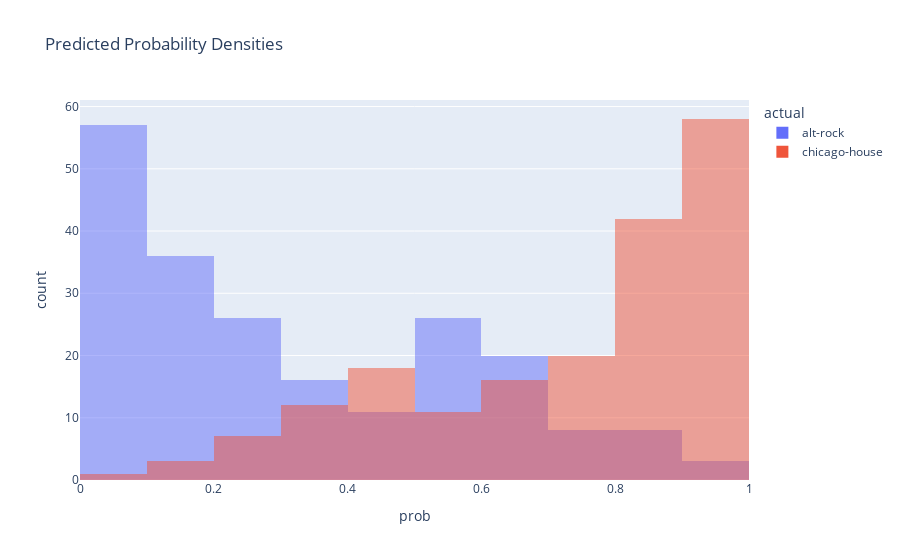

The cell this chart's notebook holds for it:
### Code cell
# Predicted probability densities 
px.histogram(pred_val, x="prob", color="actual", opacity=0.5, barmode="overlay", title="Predicted Probability Densities")

### Figure 1 — Plotly figure (JSON) as saved in the notebook; plotly's stock layout.template omitted (floating-point values rounded to 4 significant figures; data arrays with more than 128 entries replaced by an {"elided": "..."} marker saying what was removed)
{"data": [{"alignmentgroup": "True", "bingroup": "x", "hovertemplate": "actual=alt-rock<br>prob=%{x}<br>count=%{y}<extra></extra>", "legendgroup": "alt-rock", "marker": {"color": "#636efa", "opacity": 0.5, "pattern": {"shape": ""}}, "name": "alt-rock", "offsetgroup": "alt-rock", "orientation": "v", "showlegend": true, "type": "histogram", "x": {"elided": "211 float values"}, "xaxis": "x", "yaxis": "y"}, {"alignmentgroup": "True", "bingroup": "x", "hovertemplate": "actual=chicago-house<br>prob=%{x}<br>count=%{y}<extra></extra>", "legendgroup": "chicago-house", "marker": {"color": "#EF553B", "opacity": 0.5, "pattern": {"shape": ""}}, "name": "chicago-house", "offsetgroup": "chicago-house", "orientation": "v", "showlegend": true, "type": "histogram", "x": {"elided": "188 float values"}, "xaxis": "x", "yaxis": "y"}], "layout": {"barmode": "overlay", "legend": {"title": {"text": "actual"}, "tracegroupgap": 0}, "title": {"text": "Predicted Probability Densities"}, "xaxis": {"anchor": "y", "domain": [0, 1], "title": {"text": "prob"}}, "yaxis": {"anchor": "x", "domain": [0, 1], "title": {"text": "count"}}}}
